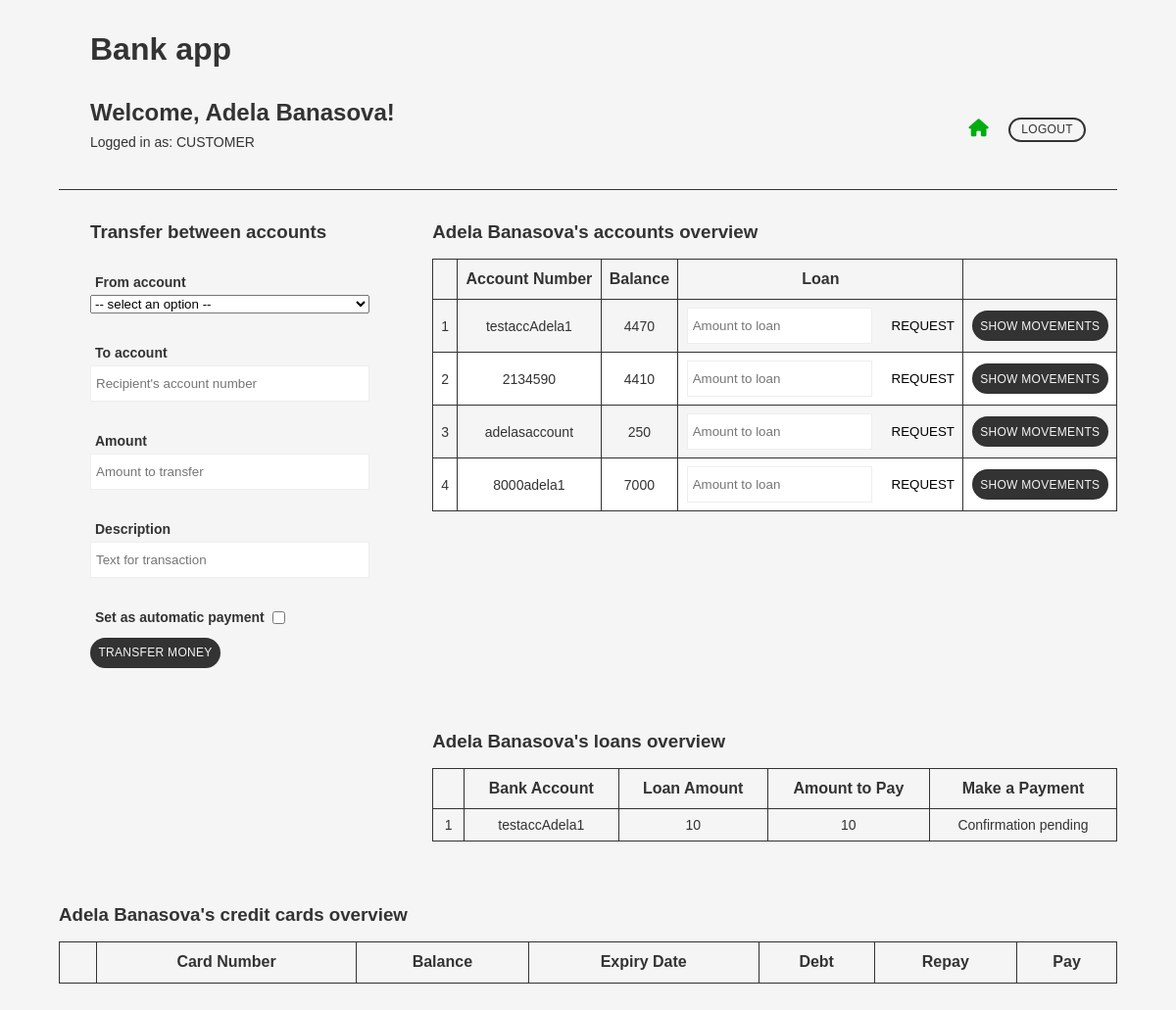
The page /bank_app/ (signed in) on the database as committed earlier.
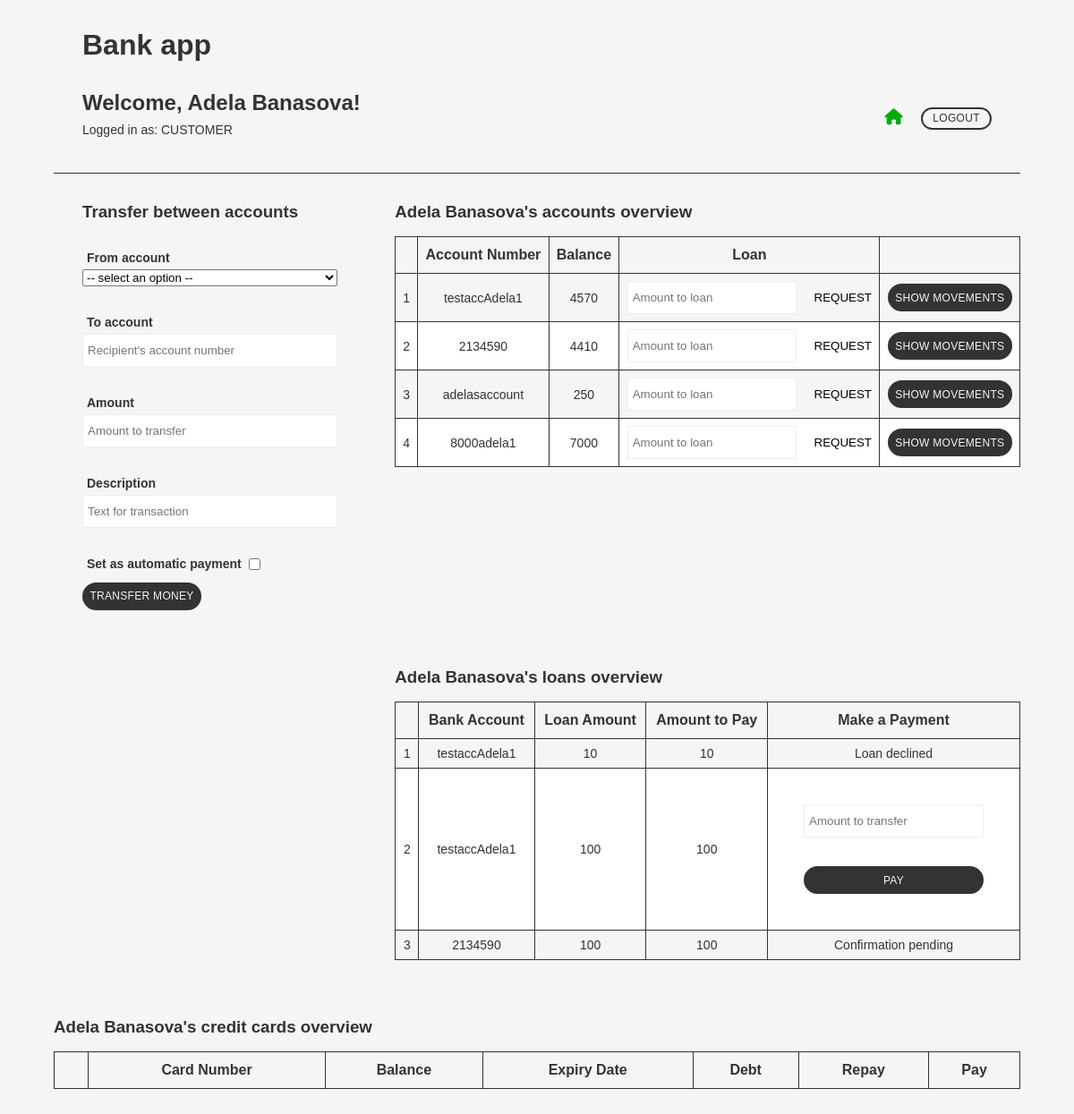
The same page on the database as committed later.
### bank_app/models.py (models this page shows, shortened)
class Account(models.Model):
    customer = models.ForeignKey(Customer, on_delete=models.CASCADE)
    accountNumber = models.CharField(max_length=20)
    def __str__(self):
        return f"{self.accountNumber}"

class Loan(models.Model):
    customer = models.ForeignKey(Customer, on_delete=models.CASCADE)
    account = models.ForeignKey(Account, on_delete=models.CASCADE)
    loanAmount = models.IntegerField()
    remainingAmount = models.IntegerField()
    confirmed = models.CharField(max_length=100, default='undefined')

### bank_app/views.py (the view)
# urls.py: path('', views.index, name='index'),
def index(request):
    return show_index(request)

### bank_app/views_common.py (called while the page is built)
def get_user_type(u:User) -> str:
    if u and u.is_authenticated:
        try:
            customer = Customer.objects.get(user = u)
            return "CUSTOMER"
        except:
            return "BANKER"
        return "unknown type"

def get_balance_for_account(acc:Account) -> int:
    result = AccountMovement.objects.filter(account = acc).aggregate(Sum('value'))
    return result['value__sum']

### bank_app/templates/bank_app/index.html (shortened to what this page needs)
{% load static %}
<!DOCTYPE html>
<html lang="en">
	<head>
	<link rel="stylesheet" href="{% static 'css/style.css' %}" />
	</head>
	<body>
	{% if request.user.is_authenticated %}
	<header>
		<h1>Bank app</h1>
		<section>
			<div>
				<h2>Welcome, {{ request.user.username }}!</h2>
				<p>Logged in as: {{ usertype }}</p>
			</div>
			<div>
                <a href="{% url 'bank_app:index' %}" class="home_btn home_btn_selected"><i class="fa-solid fa-house"></i></a>
                <a href="{% url 'login_app:logout' %}" class="border_btn" id="logout">Logout</a>
            </div>
		</section>
	</header>
		{% if usertype == "BANKER" %}
		<main class="main">
			<section id="create_cust">
				<h3>Create customer</h3>
				<form method="post">
					{% csrf_token %}
					<div class="form_item_wrapper">
						<label>User Name</label>
						<input type="text" name="name" placeholder="Type new user name" required />
					</div>
					<div class="form_item_wrapper">
						<label>Password</label>
						<input type="password" name="password" placeholder="Type new password for the user" required />
					</div>
					<div class="form_item_wrapper">
						<label>Phone</label>
						<input type="text" name="phone" pattern="[0-9]{8}" placeholder="User's phone (8 digits)" required />
					</div>
					<button formaction="{% url 'bank_app:create_customer' %}" class="btn">Create customer</button>
				</form>
			</section>
			<section id="cust_list">
				<h3>Customer list</h3>
				<p>Number of customers: {{ customer_count }}</p>
				<table>
					<tr>
						<th></th>
						<th>User Name</th>
						<th>Phone</th>
						<th>Ranking</th>
						<th></th>
					</tr>
				{% for c in customers %}
				<tr {% if forloop.counter|divisibleby:2 %}
                        class="white_bg"
                    {% endif %}	>
						<form method="post">
							{% csrf_token %}
								<input type="hidden" name="pk" value="{{ c.pk }}" />
								<td>{{ forloop.counter }}</td>
								<td>{{ c.user.username }}</td>
								<td>{{ c.phone }}</td>
								<td>
									<select name="ranking">
										{% for r in rankings %}
											{% if r.rType == c.ranking.rType %}
												<option value="{{ r.pk }}" selected>{{ r.rType }}</option>
											{% else %}
											<option value="{{ r.pk }}">{{ r.rType }}</option>
											{% endif %}
										{% endfor %}
									</select>
									<button formaction="{% url 'bank_app:update_ranking' %}" class="simple_btn">Update</button>
								</td>
								<td><button formaction="{% url 'bank_app:accounts' %}" class="btn">Manage accounts</button></td>
								<td>
									<button formaction="{% url 'bank_app:del_customer' %}" class="icon_btn del_btn">
										<i class="fa-solid fa-trash"></i>
									</button>
								</td>
						</form>
					</tr>
				{% endfor %}
				</table>
			</section>
		</main>
		{% else %}
		<main class="main">
			<section id="transfer_section">
				<h3>Transfer between accounts</h3>
				<form method="post">
					<div class="form_item_wrapper">
						<label>From account</label>
						<select name="from_account">
							<option disabled selected value> -- select an option -- </option>
						</select>
					</div>
					<div class="form_item_wrapper">
						<label>To account</label>
						<input type="text" name="to_account" placeholder="Recipient's account number" />
					</div>
					<div class="form_item_wrapper">
						<label>Amount</label>
						<input type="number" name="amount" placeholder="Amount to transfer">
					</div>
					<div class="form_item_wrapper">
						<label>Description</label>
						<input type="text" name="description" placeholder="Text for transaction" />
					</div>
					<div id="automatic_payment_wrapper" class="form_item_wrapper">
						<label>Set as automatic payment</label>
						<input type="checkbox" id="aut_payment_check" name="payment_check" onclick="showAutomaticPayment()" />
					</div>
					<button formaction="{% url 'bank_app:set_transaction' %}" class="btn">Transfer Money</button>
				</form>
			</section>
			<section id="account_overview">
				<h3>{{ request.user.username }}'s accounts overview</h3>
				<table>
					<tr>
						<th></th>
						<th>Account Number</th>
						<th>Balance</th>
						<th>Loan</th>
					</tr>
					{% for a in customer_accounts %}
					<tr {% if forloop.counter|divisibleby:2 %}
                        class="white_bg"
                    {% endif %}	>
						<form method="post">
								<td>{{ forloop.counter }}</td>
								<td>{{ a.accountNumber }}</td>
								<td>
									{% for b in balances %}
										{% if b.0 == a.pk %}
											{{ b.1 }}
										{% endif %}
									{% endfor %}
								</td>
								<td>
									{% if active_customer.ranking.loan == True %}
										<input type="number" name="loan_amount" placeholder="Amount to loan" />
										<button formaction="{% url 'bank_app:request_loan' %}" class="simple_btn">
											Request
										</button>
									{% else %}
										<p>Not available</p>
									{% endif %}
								</td>
								<td>
									<button formaction="{% url 'bank_app:show_movements' %}" class="btn">Show movements</button>
								</td>
						</form>
					</tr>
					{% endfor %}
				</table>
			</section>
			<section id="loans_overview">
                <h3>{{ request.user.username }}'s loans overview</h3>
                <table>
                    <tr>
                        <th></th>
                        <th>Bank Account</th>
                        <th>Loan Amount</th>
                        <th>Amount to Pay</th>
                        <th>Make a Payment</th>
                    </tr>
                    {% for l in loans %}
                    <tr {% if forloop.counter|divisibleby:2 %}
                        class="white_bg"
                    {% endif %}	>
                        <form method="post">
                                <td>{{ forloop.counter }}</td>
                                <td>{{ l.account }}</td>
                                <td>{{ l.loanAmount }}</td>
                                <td>{{ l.remainingAmount }}</td>
								{% if l.confirmed == 'true' %}
									{% if l.remainingAmount == 0 %}
										<td>Completed</td>
									{% else %}
										<td>
											<div class="form_item_wrapper">
												<input type="number" name="loan_transfer" placeholder="Amount to transfer" />
											</div>
											<div class="form_item_wrapper">
												<button formaction="{% url 'bank_app:pay_loan' %}" class="btn">
													Pay
												</button>
											</div>
										</td>
									{% endif %}
								{% elif l.confirmed == 'false'%}
									<td>Loan declined</td>
								{% else %}
									<td>Confirmation pending</td>
								{% endif %}
                        </form>
					</tr>
					{% endfor %}
				</table>
			</section>
			<section id="cards_overview">
				<h3>{{ request.user.username }}'s credit cards overview</h3>
				<table>
					<tr>
						<th></th>
						<th>Card Number</th>
						<th>Balance</th>
						<th>Expiry Date</th>
						<th>Debt</th>
						<th>Repay</th>
						<th>Pay</th>
					</tr>
				</table>
			</section>
		</main>
		{% endif%}
	{% else %}
		<h2>Please log in</h2>
	{% endif %}
	</body>
</html>

### bank_app/static/css/style.css (style rules this page uses)
html { background-color: #f5f5f5; font-family: Arial, Helvetica, sans-serif; color: #333333; }
body { width: 90%; margin: auto; }
* { margin: 0; padding: 0; box-sizing: border-box; }
.btn { cursor: pointer; padding: .4rem; background: none; border: none; text-transform: uppercase; letter-spacing: .3px; font-size: 12px; background-color: #333333; border: 2px solid #333333; color: #f5f5f5; border-radius: 20px; transition: .3s; }
.border_btn { cursor: pointer; text-decoration: none; text-transform: uppercase; background-color: transparent; border: 2px solid #333333; color: #333333; padding: .2rem .7rem; border-radius: 20px; font-size: 12px; letter-spacing: .3px; transition: .2s; margin: 0; }
.simple_btn { cursor: pointer; border: none; background: none; text-transform: uppercase; }
.home_btn { margin-right: 1rem; font-size: 18px; color: #333333; transition: .3s; }
.home_btn:hover, .home_btn_selected, .green_text { color: #00ad0e; }
header { width: 100%; padding: 2rem; border-bottom: 1px solid #333333; }
header > section { margin: 2rem 0 0 0; display: flex; align-items: center; justify-content: space-between; }
header p { font-size: 14px; padding: .5rem 0; }
.main { display: grid; grid-template-columns: .5fr 1fr; column-gap: 2rem; }
.main > section { margin: 2rem 0; }
.main > section:first-child h3, #automatic_payment h3, #create_credit_card h3, #create_credit_card .btn { margin-left: 2rem; }
.form_item_wrapper { display: flex; flex-direction: column; margin: 2rem 2rem; }
#automatic_payment_wrapper { flex-direction: row; align-content: center; align-items: center; margin-bottom: .5rem; }
#aut_payment_check { cursor: pointer; margin-left: .5rem; margin-bottom: 3.5px; }
.main #movements_section, #cards_overview { grid-column: 1 / 3; }
#loans_overview { grid-column: 2; }
.form_item_wrapper > label { font-weight: bold; margin-bottom: 5px; margin-left: 5px; font-size: 14px; }
input { background-color: transparent; border: 1px solid #eeeeee; background-color: #ffffff; padding: 10px 5px; }
.main > section:first-child .btn, #automatic_payment .btn { margin-left: 2rem; }
.main > section:nth-child(2) { width: 100%; margin: 2rem 0 0 auto; }
table, td, th { border: 1px solid #333333; border-collapse: collapse; }
table { margin-top: 1rem; width: 100%; }
th { padding: .7rem .5rem; }
td { padding: .5rem; font-size: 14px; text-align: center; }
.white_bg { background: #ffffff; }
#account_overview > table .simple_btn { margin-left: 1rem; }

Rows that differ between the two databases and show on the page:
changed Loan (number 1 of 3 on the later page): confirmed "Confirmation pending" → "Loan declined"
added Loan: account "testaccAdela1", loanAmount "100", remainingAmount "100"
added Loan: account "2134590", loanAmount "100", remainingAmount "100", confirmed "Confirmation pending"
Other text that changed with them:
new list line: "4570"
list line gone: "4470"
